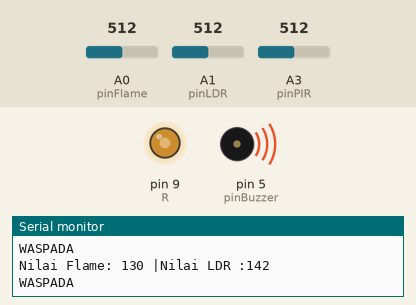
A sketch run on a simulated Arduino Uno, built with avr-gcc and run on an emulated ATmega328P. On the bench: output pins drawn as LEDs (lit = HIGH), buzzer (waves = sounding, pin HIGH), the last lines printed to the serial monitor. Inputs (shaded band) come from the test bench; at power-on: A0 (pinFlame) = 512, A1 (pinLDR) = 512, A3 (pinPIR) = 512.

Above: at 2.8 s.
2.9 s: A0 (pinFlame) set to 917
5.6 s: A0 (pinFlame) set to 948
At 6.3 s:
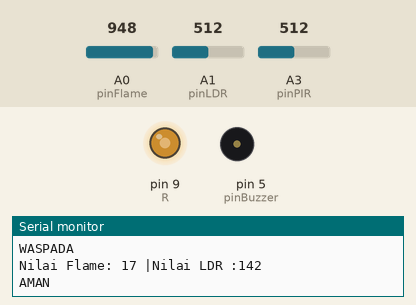
8.3 s: A1 (pinLDR) set to 716
At 9.9 s:
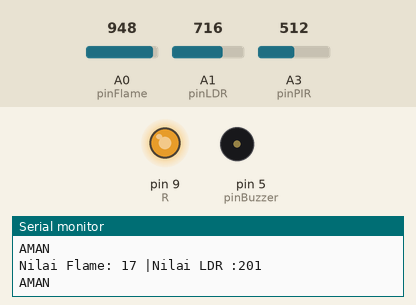
11.0 s: A1 (pinLDR) set to 306
At 11.5 s:
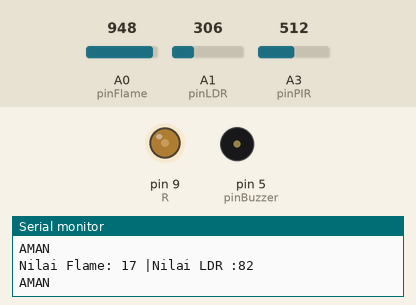
13.7 s: A0 (pinFlame) set to 189
At 15.1 s:
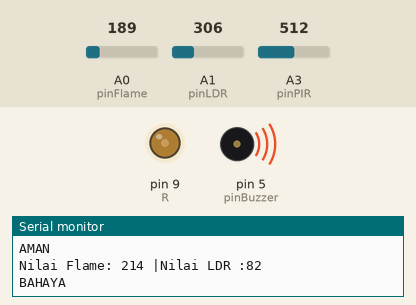
16.4 s: A1 (pinLDR) set to 189
At 19.5 s:
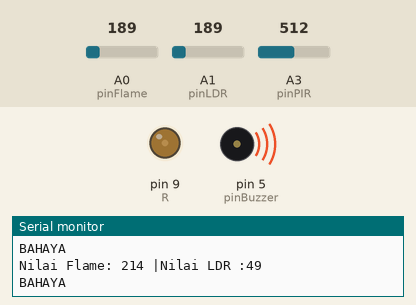
Timing chart, 0 to 20.5 s (numbered marks = the images above; inputs shaded):
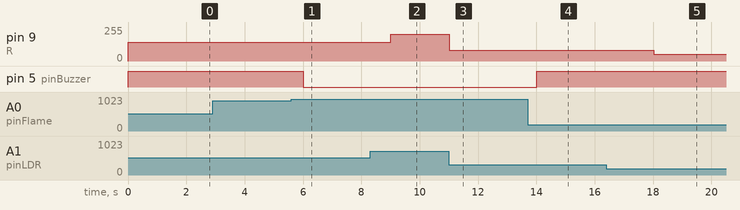

The sketch:

98_Sensor_Gabungan_Challange.ino
```cpp
int pinFlame      =A0;
int pinPIR        = 3;
int pinLDR        = A1;
int pinBuzzer     = 5;
int R         = 9;

void setup() {
  Serial.print ("Sensor LDR");
  Serial.print ("Sensor Flame");
  Serial.println ("Sensor PIR");

  Serial.begin(9600);
  pinMode(pinBuzzer, OUTPUT);
  pinMode(R,OUTPUT);
//  pinMode(Y,OUTPUT);
//  pinMode(G,OUTPUT);
}

void loop() {
  //Baca Data
  int bacaFlame=analogRead(pinFlame);
      bacaFlame=map(bacaFlame,1016,34,0,255);
  int bacaLDR=analogRead(pinLDR);
      bacaLDR=map(bacaLDR,19,902,0,255);
  int bacaPIR=analogRead(pinPIR);
 // Serial.print(bacaLD);
      // Fungsi MAP mengubah nilai dengan format (tampung, dataawal sensor, dataakhir sensor, nilaiawal ubah, nilai akhirubah)
  Serial.print("Nilai Flame: " + String (bacaFlame));
  Serial.println(" |Nilai LDR :" + String (bacaLDR));
  // Print Serial
//  Serial.print ("Nilai Flame :" bacaFlame);
//  Serial.println ("Nilai LDR :" bacaLDR);
//  Serial.print ("Nilai PIR :" bacaPIR);
  Serial.println(); //Untuk Enter

  //Logic
  analogWrite(R,bacaLDR);

  if (bacaFlame <= 20){
    digitalWrite(pinBuzzer,LOW);
    Serial.println ("AMAN");
    delay(1000);

  }
  else if (bacaFlame >= 21 and bacaFlame <=199){
    digitalWrite(pinBuzzer,HIGH);
    Serial.println ("WASPADA");
    delay(2000);
  }
  else {
    Serial.println ("BAHAYA");
    digitalWrite(pinBuzzer,HIGH);
    delay (2000);
  }
}
```

Measured:
- the behaviour switches between 935 and 936 on A0 (pinFlame) (found by bisection; images 0 and 1)
- after the input at 5.6 s, pin 5 (pinBuzzer): HIGH → LOW after 0.40 s
- after the input at 8.3 s, pin 9 (R): 142/255 → 201/255 after 0.71 s
- after the input at 11.0 s, pin 9 (R): 201/255 → 82/255 at once
- after the input at 13.7 s, pin 5 (pinBuzzer): LOW → HIGH after 0.31 s
- after the input at 16.4 s, pin 9 (R): 82/255 → 49/255 after 1.6 s
